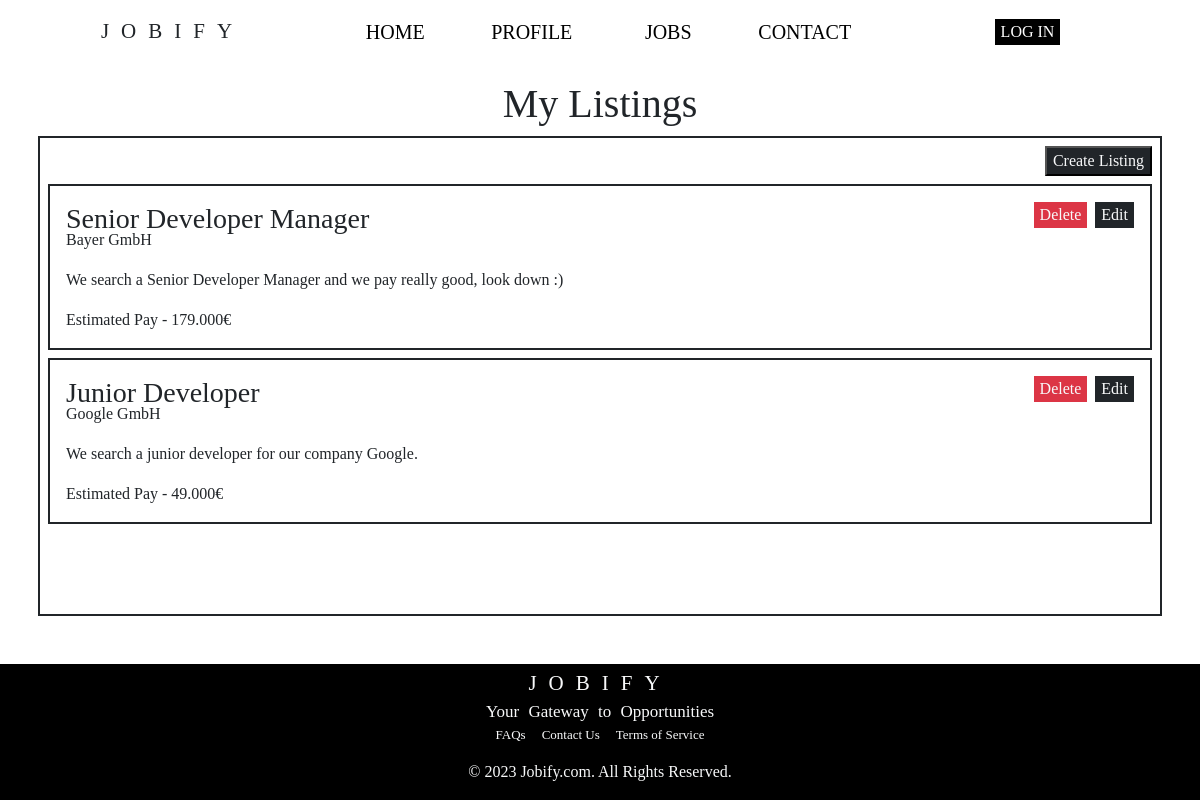
Page /mylistings on the committed database.
### main/models.py (models this page shows)
class job_offers(models.Model):
    user = models.ForeignKey(User, on_delete=models.CASCADE)
    title = models.CharField(max_length=64)
    id = models.IntegerField(primary_key=True, unique=True),
    category = models.ForeignKey(categories, on_delete=models.CASCADE)
    pay = models.CharField(max_length=64)
    languages = models.ForeignKey(languages, on_delete=models.CASCADE)
    company = models.CharField(max_length=64)
    description = models.CharField(max_length=512)
    post_date = models.DateTimeField(auto_now=True)
    part_time = models.BooleanField(default=False)

### main/views.py (the view)
# urls.py: path("mylistings", views.mylistings, name="mylistings"),
def mylistings(request):
    return render(request, "main/mylistings.html", {
        "user":request.user,
        "jobs":job_offers.objects.all()
    })

### main/templates/main/mylistings.html (shortened to what this page needs)
{% extends "main/layout.html" %}
{% block body %}
<div class="container main-font h1 mt-3 text-center">My Listings</div>
<div class="container d-flex w-100 h-100 px-2">
    <div id="searchEntries" class="d-flex flex-column w-100 border border-2 border-dark p-2 mb-5 gap-2">
        <a href="{% url 'createListing' %}" class="text-end"><button class="bg-dark text-light main-font">Create Listing</button></a>
        {% for job in jobs %}
        <div style="height:fit-content;" class="d-flex flex-column border border-2 border-dark p-3">
            <div class="d-flex justify-content-between w-100">
                <p style="margin-bottom: -8px;" class="main-font h3">{{ job.title }}</p>
                <div class="d-flex gap-2">
                    <form action="{% url 'deletePosting' %}" method="post">
                        <input type="submit" value="Delete" class="bg-danger text-light main-font border-0">
                    </form>
                    <form action="{% url 'editPosting' %}" method="post">
                        <input type="submit" value="Edit" class="bg-dark text-light main-font border-0">
                    </form>
                </div>
            </div>
            <p class="main-font">{{ job.company }}</p>
            <p class="main-font">{{ job.description }}</p>
            <p class="main-font m-0">Estimated Pay - {{ job.pay }}</p>
        </div>
        {% endfor %}
    </div>
</div>
{% endblock %}

### main/static/main/styles.css (style rules this page uses)
body { display: flex; flex-direction: column; height: 100vh; }
.main-font { font-family: Iceland; }

### rows in the picture
job_offers: title "Senior Developer Manager", company "Bayer GmbH", description "We search a Senior Developer Manager and we pay really good, look down :)", pay "179.000€"
job_offers: title "Junior Developer", company "Google GmbH", description "We search a junior developer for our company Google.", pay "49.000€"
